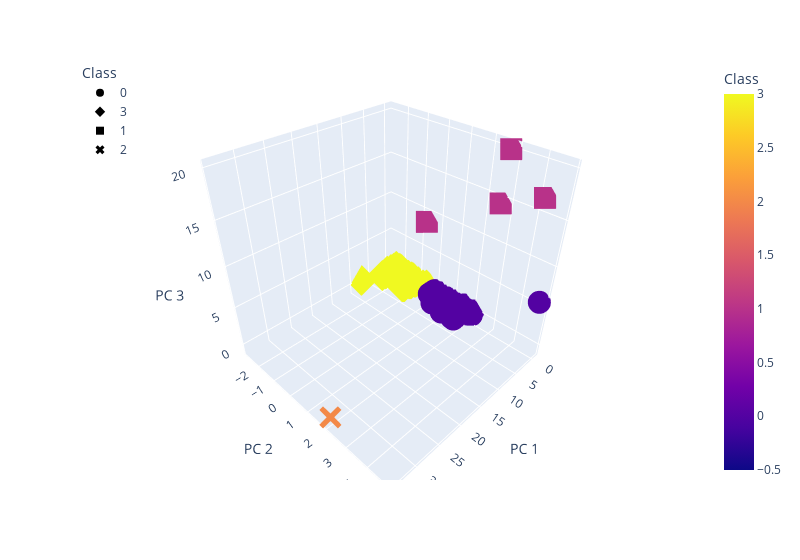

The notebook cell this image was saved under:
### Markdown cell above
### Deliverable 4: Visualizing Cryptocurrencies Results

#### 3D-Scatter with Clusters

### Code cell
# Creating a 3D-Scatter with the PCA data and the clusters
fig = px.scatter_3d(
    clustered_df,
    x="PC 1",
    y="PC 2",
    z="PC 3",
    color="Class",
    symbol="Class",
    width=800,
    hover_name="CoinName",
    hover_data=["Algorithm"]
)
fig.update_layout(legend=dict(x=0, y=1))
fig.show()

### Figure 1 — Plotly figure (JSON) as saved in the notebook; plotly's stock layout.template omitted (floating-point values rounded to 4 significant figures; data arrays with more than 128 entries replaced by an {"elided": "..."} marker saying what was removed)
{"data": [{"customdata": {"elided": "288x1 str values"}, "hovertemplate": "<b>%{hovertext}</b><br><br>Class=%{marker.color}<br>PC 1=%{x}<br>PC 2=%{y}<br>PC 3=%{z}<br>Algorithm=%{customdata[0]}<extra></extra>", "hovertext": {"elided": "288 str values"}, "legendgroup": "0", "marker": {"color": {"elided": "288 int values"}, "coloraxis": "coloraxis", "symbol": "circle"}, "mode": "markers", "name": "0", "scene": "scene", "showlegend": true, "type": "scatter3d", "x": {"elided": "288 float values"}, "y": {"elided": "288 float values"}, "z": {"elided": "288 float values"}}, {"customdata": {"elided": "239x1 str values"}, "hovertemplate": "<b>%{hovertext}</b><br><br>Class=%{marker.color}<br>PC 1=%{x}<br>PC 2=%{y}<br>PC 3=%{z}<br>Algorithm=%{customdata[0]}<extra></extra>", "hovertext": {"elided": "239 str values"}, "legendgroup": "3", "marker": {"color": {"elided": "239 int values"}, "coloraxis": "coloraxis", "symbol": "diamond"}, "mode": "markers", "name": "3", "scene": "scene", "showlegend": true, "type": "scatter3d", "x": {"elided": "239 float values"}, "y": {"elided": "239 float values"}, "z": {"elided": "239 float values"}}, {"customdata": [["SHA-256 + Hive"], ["Proof-of-Authority"], ["ECC 256K1"], ["Leased POS"]], "hovertemplate": "<b>%{hovertext}</b><br><br>Class=%{marker.color}<br>PC 1=%{x}<br>PC 2=%{y}<br>PC 3=%{z}<br>Algorithm=%{customdata[0]}<extra></extra>", "hovertext": ["LitecoinCash", "Poa Network", "Acute Angle Cloud", "Waves"], "legendgroup": "1", "marker": {"color": [1, 1, 1, 1], "coloraxis": "coloraxis", "symbol": "square"}, "mode": "markers", "name": "1", "scene": "scene", "showlegend": true, "type": "scatter3d", "x": [-0.3671, -0.4452, -0.266, -0.4073], "y": [4.254, 2.663, -0.599, 2.78], "z": [16.74, 14.53, 8.877, 20.08]}, {"customdata": [["TRC10"]], "hovertemplate": "<b>%{hovertext}</b><br><br>Class=%{marker.color}<br>PC 1=%{x}<br>PC 2=%{y}<br>PC 3=%{z}<br>Algorithm=%{customdata[0]}<extra></extra>", "hovertext": ["BitTorrent"], "legendgroup": "2", "marker": {"color": [2], "coloraxis": "coloraxis", "symbol": "x"}, "mode": "markers", "name": "2", "scene": "scene", "showlegend": true, "type": "scatter3d", "x": [34.02], "y": [1.994], "z": [-0.2824]}], "layout": {"coloraxis": {"colorbar": {"title": {"text": "Class"}}, "colorscale": [[0, "#0d0887"], [0.1111, "#46039f"], [0.2222, "#7201a8"], [0.3333, "#9c179e"], [0.4444, "#bd3786"], [0.5556, "#d8576b"], [0.6667, "#ed7953"], [0.7778, "#fb9f3a"], [0.8889, "#fdca26"], [1, "#f0f921"]]}, "legend": {"title": {"text": "Class"}, "tracegroupgap": 0, "x": 0, "y": 1}, "margin": {"t": 60}, "scene": {"domain": {"x": [0, 1], "y": [0, 1]}, "xaxis": {"title": {"text": "PC 1"}}, "yaxis": {"title": {"text": "PC 2"}}, "zaxis": {"title": {"text": "PC 3"}}}, "width": 800}}
